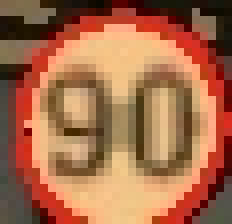
#> input picture Data/traffic_signs/traffic_sign.jpg, 29 x 28 px, found by its file name (shown 8 times larger)
$ jupyter execute --allow-errors speed_sign_detection.ipynb
#> lines starting #> are read from the running program, lines starting #| are printed output that depends on the picture; after the words box and inside, x2 and y2 are one past the last pixel; in counts of white or black regions, pixels touching at a corner belong together
#> further down, img is the input picture: shape (28, 29, 3); mean B, G, R 74, 107.1, 166.3
[cell 1]
from PIL import Image
import cv2
import pytesseract as ocr
import matplotlib.pyplot as plt
import numpy as np
from sklearn.metrics import confusion_matrix, classification_report, ConfusionMatrixDisplay

[cell 2]
test_set = {
    "traffic_sign.jpg": "90",
    "traffic_sign_1.jpg": "30",
    "traffic_sign_2.jpg": "30",
    "traffic_sign_3.jpg": "60",
    "traffic_sign_4.jpg": "60",
    "traffic_sign_5.jpg": "30",
    "traffic_sign_6.jpg": "30",
    "traffic_sign_7.jpg": "90",
    "traffic_sign_8.jpg": "90",
    "traffic_sign_9.jpg": "90",
    "traffic_sign_10.jpg": "90",
    "traffic_sign_11.jpg": "90",
    "traffic_sign_12.jpg": "90",
    "traffic_sign_13.jpg": "90",
    "traffic_sign_14.jpg": "90",
    "traffic_sign_15.jpg": "90",
    "traffic_sign_16.jpg": "30",
    "traffic_sign_17.jpg": "30",
    "traffic_sign_18.jpg": "30",
    "traffic_sign_19.jpg": "30",
    "traffic_sign_20.jpg": "30",
    "traffic_sign_21.jpg": "30",
    "traffic_sign_22.jpg": "30",
    "traffic_sign_23.jpg": "30",
    "traffic_sign_24.jpg": "30",
    "traffic_sign_25.jpg": "60",
    "traffic_sign_26.jpg": "60",
    "traffic_sign_27.jpg": "60",
    "traffic_sign_28.jpg": "60",
    "traffic_sign_29.jpg": "60",
    "traffic_sign_30.jpg": "60",
    "traffic_sign_31.jpg": "60",
    "traffic_sign_32.jpg": "60",
    "traffic_sign_33.jpg": "60",
    "traffic_sign_34.jpg": "60",
    "traffic_sign_35.jpg": "stop",
    "traffic_sign_36.jpg": "stop",
    "traffic_sign_37.jpg": "stop",
    "traffic_sign_38.jpg": "stop",
    "traffic_sign_39.jpg": "stop",
    "traffic_sign_40.jpg": "stop",
    "traffic_sign_41.jpg": "stop",
    "traffic_sign_42.jpg": "stop",
    "traffic_sign_43.jpg": "stop",
    "traffic_sign_44.jpg": "stop",
    "traffic_sign_45.jpg": "stop",
    "traffic_sign_46.jpg": "stop",
    "traffic_sign_47.jpg": "stop",
    "traffic_sign_48.jpg": "stop",
    "traffic_sign_49.jpg": "stop",
    "traffic_sign_50.jpg": "stop",
    "traffic_sign_51.jpg": "stop",
    "traffic_sign_52.jpg": "stop",
    "traffic_sign_53.jpg": "stop",
    "traffic_sign_54.jpg": "stop",
    "traffic_sign_55.jpg": "stop",
    "traffic_sign_56.jpg": "stop",
    "traffic_sign_57.jpg": "stop",
    "traffic_sign_58.jpg": "stop",
    "traffic_sign_59.jpg": "stop",
    "traffic_sign_60.jpg": "stop",
    "traffic_sign_61.jpg": "stop",
    "traffic_sign_62.jpg": "stop",
    "traffic_sign_63.jpg": "stop",
    "traffic_sign_64.jpg": "stop",
    "traffic_sign_65.jpg": "stop",
    "traffic_sign_66.jpg": "stop",
    "traffic_sign_67.jpg": "stop",
    "traffic_sign_68.jpg": "stop",
    "traffic_sign_69.jpg": "stop",
    "traffic_sign_70.jpg": "stop",
    "traffic_sign_71.jpg": "stop",
    "traffic_sign_72.jpg": "stop",
    "traffic_sign_73.jpg": "stop",
    "traffic_sign_74.jpg": "stop",
    "traffic_sign_75.jpg": "30",
    "traffic_sign_76.jpg": "30",
    "traffic_sign_77.jpg": "30",
    "traffic_sign_78.jpg": "30",
    "traffic_sign_79.jpg": "30",
    "traffic_sign_80.jpg": "30",
    "traffic_sign_81.jpg": "30",
    "traffic_sign_82.jpg": "30",
    "traffic_sign_83.jpg": "30",
    "traffic_sign_84.jpg": "30",
    "traffic_sign_85.jpg": "30",
    "traffic_sign_86.jpg": "30",
    "traffic_sign_89.jpg": "30",
    "traffic_sign_90.jpg": "30",
    "traffic_sign_91.jpg": "30",
    "traffic_sign_92.jpg": "30",
    "traffic_sign_93.jpg": "30",
    "traffic_sign_94.jpg": "30",
    "traffic_sign_95.jpg": "stop",
    "traffic_sign_96.jpg": "stop",
    "traffic_sign_97.jpg": "stop",
    "traffic_sign_98.jpg": "stop",
    "traffic_sign_99.jpg": "stop",
    "traffic_sign_100.jpg": "stop",
    "traffic_sign_101.jpg": "stop",
    "traffic_sign_102.jpg": "stop",
    "traffic_sign_103.jpg": "stop",
    "traffic_sign_104.jpg": "stop",
}

[cell 3]
img = cv2.imread("/home/s0203301/project/Data/traffic_signs/traffic_sign_104.jpg")
#> (the rest of this cell did not finish here and is left out)

[cell 4]
import cv2
import numpy as np
import matplotlib.pyplot as plt

#> (the rest of this cell did not finish here and is left out)

[cell 5]
from typing import Optional

def image_to_sign(image: np.ndarray) -> Optional[str]:
    image_processed = cv2.cvtColor(image, cv2.COLOR_BGR2GRAY)                                        # Grayscale
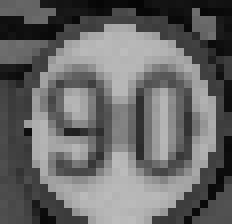
#> image_processed: shape (28, 29) (shown 8 times larger); min 5, max 188, mean 104
    image_processed = cv2.convertScaleAbs(image_processed, alpha=1.5, beta=0)                        # Increase contrast
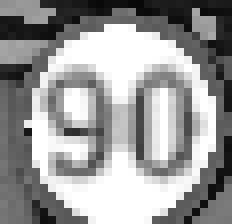
#> image_processed: shape (28, 29) (shown 8 times larger); min 8, max 255, mean 153.3
    _, image_processed = cv2.threshold(image_processed, 0, 255, cv2.THRESH_BINARY + cv2.THRESH_OTSU) # Binarize (threshold)
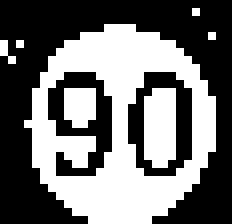
#> image_processed: shape (28, 29) (shown 8 times larger); 44.5% white; 7 white regions (5 under 20 px), largest, box (x1, y1, x2, y2) and area: (3, 3, 27, 28) 300, (18, 11, 22, 21) 37

    # Contouring
    contours, hierarchy = cv2.findContours(img_thresh, cv2.RETR_TREE, cv2.CHAIN_APPROX_SIMPLE)

    mask_digits = np.zeros_like(img_thresh) # Create a blank mask to draw ONLY the digits
    img_area = img_thresh.size
    for cnt in contours:
        # Get bounding box of the contour
        x, y, cw, ch = cv2.boundingRect(cnt)
        aspect_ratio = cw / float(ch)
        cnt_area = cv2.contourArea(cnt)

        # 1. Size Check: Digits are usually 2% to 20% of the total image area.
        #    The Circle is usually > 40%. Noise is < 0.5%.
        keep_size = (0.01 * img_area) < cnt_area < (0.3 * img_area)

        # 2. Shape Check: Digits are usually taller than they are wide.
        #    A circle has an aspect ratio of roughly 1.0.
        #    Text is usually 0.2 to 0.9.
        keep_shape = 0.1 < aspect_ratio < 0.9

        # 3. Solidity Check (Optional):
        #    Real digits are solid. Noise is often scattered.
        hull = cv2.convexHull(cnt)
        hull_area = cv2.contourArea(hull)
        solidity = float(cnt_area)/hull_area if hull_area > 0 else 0
        keep_solidity = solidity > 0.2

        # Standard aspect ratio for text is tall (0.2 to 0.9)
        is_text_shape = 0.2 < aspect_ratio < 0.9

        # STOP signs are roughly square (1:1 ratio)
        is_stop_shape = 0.9 <= aspect_ratio <= 1.1

        # If it matches EITHER, we keep it
        if (keep_size and keep_solidity) and (is_text_shape or is_stop_shape):
            cv2.drawContours(mask_digits, [cnt], -1, 255, -1)
    # Config
    # psm stands for "page segmentation method", the number behind is for the sub-option
    #   0    Orientation and script detection (OSD) only.
    #   1    Automatic page segmentation with OSD.
    #   2    Automatic page segmentation, but no OSD, or OCR.
    #   3    Fully automatic page segmentation, but no OSD. (Default)
    #   4    Assume a single column of text of variable sizes.
    #   5    Assume a single uniform block of vertically aligned text.
    #   6    Assume a single uniform block of text.
    #   7    Treat the image as a single text line.
    #   8    Treat the image as a single word.
    #   9    Treat the image as a single word in a circle.
    #  10    Treat the image as a single character.
    #  11    Sparse text. Find as much text as possible in no particular order.
    #  12    Sparse text with OSD.
    #  13    Raw line. Treat the image as a single text line, bypassing hacks that are Tesseract-specific.

    img_final = cv2.bitwise_not(mask_digits)
    config = r'--psm 6'
    text: str = ocr.image_to_string(img_final, config=config)
    stripped = text.strip().lower()

    # First exact mapping
    exact_match = {"90", "60", "30", "stop"}
    if stripped in exact_match:
        return stripped

    print(stripped)

    # Loose mapping
    if "9" in text:
        return "90"
    elif "6" in text:
        return "60"
    elif "3" in text:
        return "30"
    if 'stop' in text:
        return "stop"

    for candidate in ["st", "sto", "op"]:
        if candidate in text:
            return "stop"
    return None

[cell 6]
img = cv2.imread("/home/s0203301/project/Data/traffic_signs/traffic_sign_104.jpg")
#> (the rest of this cell did not finish here and is left out)

[cell 7]
# --- Predict ---
y_pred = []
#> (the rest of this cell did not finish here and is left out)
